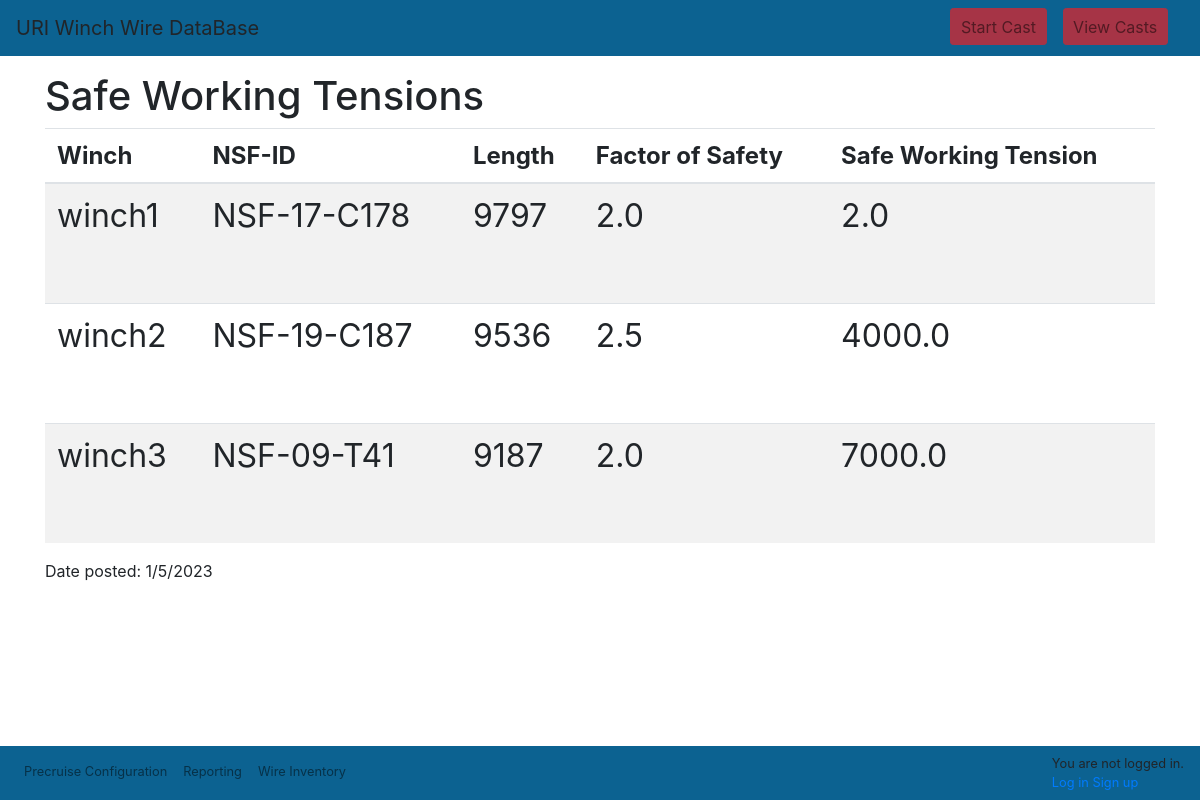
Before: /wwdb/reports/safeworkingtensions/ with the older database file.
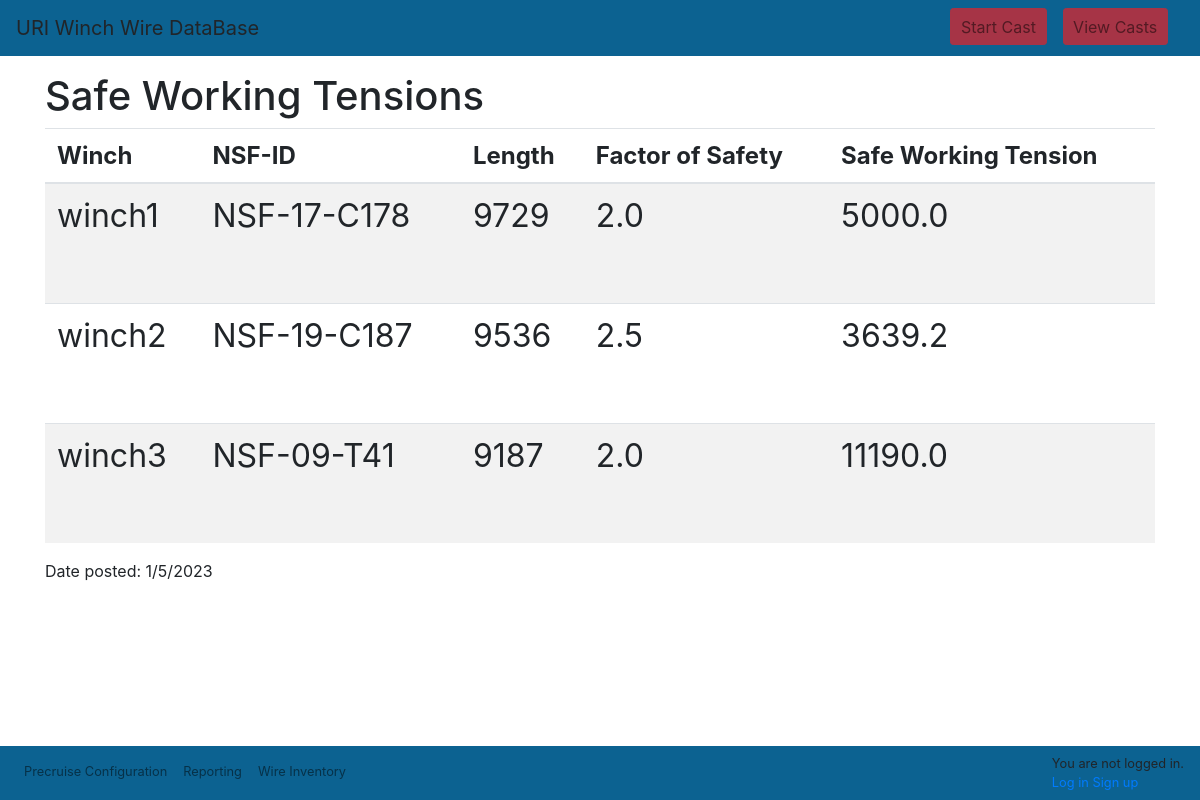
After: the same page with the newer database file.
### wwdb/models.py (models this page shows, shortened)
class Wire(models.Model):
    id = models.AutoField(db_column='Id', primary_key=True, blank=True, null=False)  # Field name made lowercase.
    wirerope = models.ForeignKey(WireRopeData, models.DO_NOTHING, db_column='WireRopeId', blank=True, null=True, verbose_name='Wire rope data id')  # Field name made lowercase.
    winch = models.ForeignKey(Winch, models.DO_NOTHING, db_column='WinchId', blank=True, null=True, verbose_name='Winch')  # Field name made lowercase.
    manufacturerid = models.TextField(db_column='ManufacturerId', blank=True, null=True, verbose_name='Manufacturer id')  # Field name made lowercase.
    nsfid = models.TextField(db_column='NsfId', blank=True, null=True, verbose_name='NSF id')  # Field name made lowercase.
    dateacquired = models.DateTimeField(db_column='DateAcquired', blank=True, null=True, verbose_name='Date Acquired')  # Field name made lowercase.
    notes = models.TextField(db_column='Notes', blank=True, null=True, verbose_name='notes')  # Field name made lowercase.
    length = models.IntegerField(db_column='Length', blank=True, null=True, verbose_name='Length')  # Field name made lowercase.
    status = models.BooleanField(db_column='Status', blank=True, null=True, verbose_name='Status')
    drums = models.ManyToManyField(Drum, through='WireDrum', related_name='loaded_wires', verbose_name='Drum')
    factorofsafety = models.ForeignKey(FactorOfSafety, models.DO_NOTHING, db_column='FactorofSafety', blank=True, null=True, related_name='wirefactorofsafety', verbose_name='Factor of safety')  # Field name made lowercase.
    class Meta:
        managed = True
        db_table = 'Wire'
        verbose_name_plural = "Wire"
    @property
    def active_wire_cutback(self):
        c=self.wire_cutback_retermination.order_by('date').last()
        return c
    @property
    def active_length(self):
        if not self.active_wire_cutback:
            return None
        dryend=self.active_wire_cutback.dryendtag
        wetend=self.active_wire_cutback.wetendtag
        length=wetend-dryend
        return length
    @property
    def active_break_test(self):
        b=self.wire_break_test.order_by('date').last()
        return b
    @property
    def absolute_breaking_load(self):
        wire=Wire.wirerope.get_object(self)
        nominal=wire.nominalbreakingload
        tested=self.active_break_test.testedbreakingload
        if nominal > tested:
            return tested
        else:
            return nominal
    @property
    def safe_working_tension(self):
        if not self.factorofsafety:
            return None
        if not self.factorofsafety.factorofsafety:
            return None
        if not self.absolute_breaking_load:
            return None
        s=self.factorofsafety.factorofsafety
        i=self.absolute_breaking_load
        swl=i/s
        return swl

class CutbackRetermination(models.Model):
    id = models.AutoField(db_column='Id', primary_key=True, blank=True, null=False)  # Field name made lowercase.
    dryendtag = models.IntegerField(db_column='DryEndTag', blank=True, null=True, verbose_name='Dry end tag value (m)')  # Field name made lowercase.
    wetendtag = models.IntegerField(db_column='WetEndTag', blank=True, null=True, verbose_name='Wet end tag value (m)')  # Field name made lowercase.
    lengthremoved = models.IntegerField(db_column='LengthRemoved', blank=True, null=True, verbose_name='Length removed (m)')  # Field name made lowercase.
    wireid = models.ForeignKey('Wire', models.DO_NOTHING, db_column='WireId', blank=True, null=True, related_name='wire_cutback_retermination', verbose_name='Wire')  # Field name made lowercase.
    notes = models.TextField(db_column='Notes', blank=True, null=True, verbose_name='Notes')  # Field name made lowercase.
    date = models.DateField(db_column='Date', blank=True, null=True, verbose_name='Date')  # Field name made lowercase.
    class Meta:
        managed = True
        db_table = 'CutbackRetermination'
        verbose_name_plural = "CutbackRetermination"

class FactorOfSafety(models.Model):
    id = models.AutoField(db_column='Id', primary_key=True, blank=True, null=False)  # Field name made lowercase.
    factorofsafety = models.FloatField(db_column='FactorofSafety', blank=False, null=False, default=5.0, verbose_name='Factor of safety')  # Field name made lowercase.
    class Meta:
        managed = True
        db_table = 'FactorOfSafety'
        verbose_name_plural = "FactorOfSafety"
    def __str__(self):
        return str(self.factorofsafety)

class WireRopeData(models.Model):
    id = models.AutoField(db_column='Id', primary_key=True, blank=True, null=False)  # Field name made lowercase.
    name = models.TextField(db_column='Name', blank=True, null=True, verbose_name='Name')
    manufacturer = models.TextField(db_column='Manufacturer',blank=True, null=True, verbose_name='Manufacturer')
    manufacturerpartnumber = models.TextField(db_column='ManufacturerPartNumber', blank=True, null=True, verbose_name='Manufacturer part number')  # Field name made lowercase.
    cabletype = models.TextField(db_column='CableType', blank=True, null=True, verbose_name='Cable type')  # Field name made lowercase.
    nominalbreakingload = models.IntegerField(db_column='nominalbreakingload', blank=True, null=True, verbose_name='Nominal breaking load')  # Field name made lowercase.
    weightperfoot = models.FloatField(db_column='WeightPerFoot', blank=True, null=True, verbose_name='Weight per foot')  # Field name made lowercase.
    class Meta:
        managed = True
        db_table = 'WireRopeData'
        verbose_name_plural = 'WireRopeData'

class Breaktest(models.Model):
    id = models.AutoField(db_column='Id', primary_key=True, blank=True, null=False)  # Field name made lowercase.
    wireid = models.ForeignKey('Wire', models.DO_NOTHING, db_column='WireId', blank=True, null=True, verbose_name='Wire', related_name='wire_break_test')  # Field name made lowercase.
    date = models.DateTimeField(db_column='Date', blank=True, null=True, verbose_name='Date')  # Field name made lowercase.
    testedbreakingload = models.IntegerField(db_column='TestedBreakingLoad', blank=True, null=True, verbose_name='Tested breaking load')  # Field name made lowercase.
    notes = models.TextField(db_column='Notes', blank=True, null=True, verbose_name='Notes')  # Field name made lowercase.
    class Meta:
        managed = True
        db_table = 'BreakTest'
        verbose_name_plural = "BreakTest"

class Winch(models.Model):
    id = models.AutoField(db_column='Id', primary_key=True, blank=True, null=False)  # Field name made lowercase.
    name = models.TextField(db_column='Name', blank=True, null=True, verbose_name='Name')
    ship = models.TextField(db_column='Ship', blank=True, null=True, verbose_name='Ship')  # Field name made lowercase.
    institution = models.TextField(db_column='Institution', blank=True, null=True, verbose_name='Institution')  # Field name made lowercase.
    manufacturer = models.TextField(db_column='Manufacturer', blank=True, null=True, verbose_name='Manufacturer')  # Field name made lowercase.
    drums = models.ManyToManyField(Drum, through='Drumlocation', related_name='winches', verbose_name='Drum')
    wiretrainschematicjframe = models.TextField(db_column='WireTrainSchematicJFrame', blank=True, null=True, verbose_name='Wire train schematic Jframe')  # Field name made lowercase.
    wiretrainschematicaframe = models.TextField(db_column='WireTrainSchematicAFrame', blank=True, null=True, verbose_name='Wire train schematic Aframe')  # Field name made lowercase.
    status = models.BooleanField(db_column='Status', blank=True, null=True, verbose_name='Status')  # Field name made lowercase.
    class Meta:
        managed = True
        db_table = 'Winch'
        verbose_name_plural = "Winch"
    def __str__(self):
        return str(self.name)

### wwdb/views.py (the view)
# urls.py: path('reports/safeworkingtensions/', views.safeworkingtensions, name='safeworkingtensions'),
def safeworkingtensions(request):
    active_wire = Wire.objects.filter(status=True).order_by('-winch')
    context = {
        'active_wire': active_wire,
        }
    return render(request, 'reports/safeworkingtensions.html', context=context)

### wwdb/templates/reports/safeworkingtensions.html (shortened to what this page needs)
<!DOCTYPE html>
{% extends "wwdb/base.html" %}
{% block content %}
<h1>Safe Working Tensions</h1>
<table class="table-safeworkingtensions table-striped">
    <thead class="thead-light">
        <tr>
            <th>Winch</th>
            <th>NSF-ID</th>
            <th>Length</th>
            <th>Factor of Safety</th>
            <th>Safe Working Tension</th>
        </tr>
    </thead>
    {% for wire in active_wire %}
    <tr>
        <td height=: 100 font-size: 100>{{wire.winch}}</td>
        <td>{{wire.nsfid}}</td>
        <td>{{wire.active_length}}</td>
        <td>{{wire.factorofsafety}}</td>
        <td>{{wire.safe_working_tension}}</td>
    </tr>
    {% endfor %}
</table>
<p>Date posted: <span id="datetime"></span></p>
{% endblock %}

Changed rows visible on the page:
changed through a linked row, Wire "NSF-17-C178": active_length "9797" → "9729"; safe_working_tension "2.0" → "5000.0"
changed through a linked row, Wire "NSF-19-C187": safe_working_tension "4000.0" → "3639.2"
changed through a linked row, Wire "NSF-09-T41": safe_working_tension "7000.0" → "11190.0"
